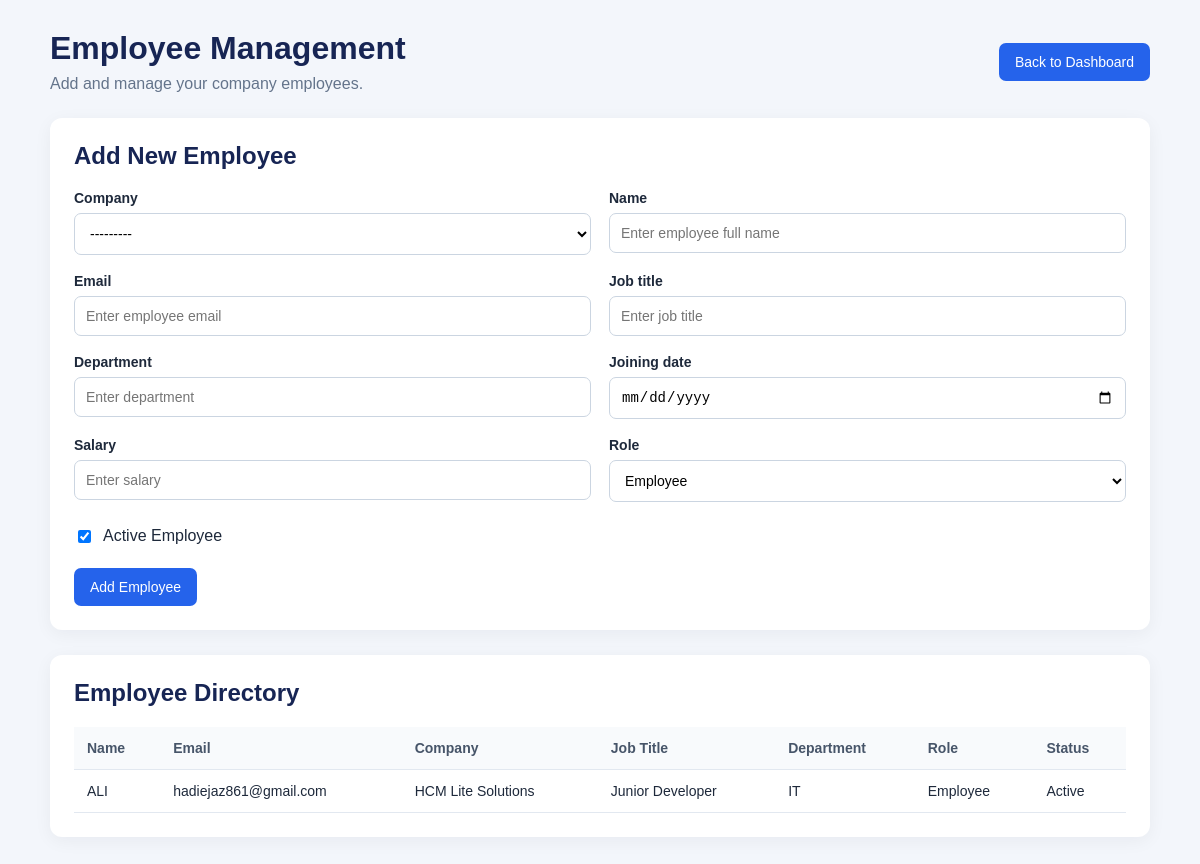
Screenshot of /employees/ (signed in) with the database file from the repository.
### core/models.py (models this page shows, shortened)
class Employee(models.Model):
    ROLE_CHOICES = [
        ("Admin", "Admin"),
        ("HR", "HR"),
        ("Employee", "Employee"),
    ]
    user = models.OneToOneField(
        User,
        on_delete=models.SET_NULL,
        null=True,
        blank=True,
    )
    company = models.ForeignKey(
        Company,
        on_delete=models.SET_NULL,
        null=True,
        blank=True,
    )
    name = models.CharField(max_length=100)
    email = models.EmailField(unique=True)
    job_title = models.CharField(max_length=100)
    department = models.CharField(max_length=50)
    joining_date = models.DateField()
    salary = models.DecimalField(max_digits=10, decimal_places=2)
    role = models.CharField(
        max_length=10,
        choices=ROLE_CHOICES,
        default="Employee",
    )
    is_active = models.BooleanField(default=True)

class Company(models.Model):
    name = models.CharField(max_length=150)
    email = models.EmailField(blank=True)
    address = models.TextField(blank=True)
    created_at = models.DateTimeField(auto_now_add=True)
    def __str__(self):
        return self.name

### core/views.py (the view)
@login_required(login_url="/login/")
def employee_list(request):
    if not request.user.is_superuser:
        messages.error(request, "Only an Admin can manage employees.")
        return redirect("dashboard")
    employees = Employee.objects.select_related(
        "company"
    ).order_by("name")
    if request.method == "POST":
        form = EmployeeForm(request.POST)
        if form.is_valid():
            form.save()
            messages.success(request, "Employee added successfully.")
            return redirect("employee_list")
    else:
        form = EmployeeForm()
    return render(
        request,
        "core/employees.html",
        {"form": form, "employees": employees},
    )

### core/templates/core/employees.html (shortened to what this page needs)
<!DOCTYPE html>
<html lang="en">
<head>
</head>
<body>
<div class="container">
    <div class="header">
        <div>
            <h1>Employee Management</h1>
            <p class="subtitle">Add and manage your company employees.</p>
        </div>
        <a href="/" class="button">Back to Dashboard</a>
    </div>
    <section class="panel">
        <h2>Add New Employee</h2>
        <form method="post">
            <div class="form-grid">
                {% for field in form %}
                    {% if field.name != "is_active" %}
                        <div class="field">
                            <label for="{{ field.id_for_label }}">
                                {{ field.label }}
                            </label>
                            {{ field }}
                        </div>
                    {% endif %}
                {% endfor %}
            </div>
            <div class="checkbox-row">
                {{ form.is_active }}
                <label for="{{ form.is_active.id_for_label }}">
                    Active Employee
                </label>
            </div>
            <div class="submit-row">
                <button type="submit" class="button">
                    Add Employee
                </button>
            </div>
        </form>
    </section>
    <section class="panel">
        <h2>Employee Directory</h2>
        <div class="table-wrap">
            <table>
                <thead>
                    <tr>
                        <th>Name</th>
                        <th>Email</th>
                        <th>Company</th>
                        <th>Job Title</th>
                        <th>Department</th>
                        <th>Role</th>
                        <th>Status</th>
                    </tr>
                </thead>
                <tbody>
                    {% for employee in employees %}
                        <tr>
                            <td>{{ employee.name }}</td>
                            <td>{{ employee.email }}</td>
                            <td>{{ employee.company|default:"Not assigned" }}</td>
                            <td>{{ employee.job_title }}</td>
                            <td>{{ employee.department }}</td>
                            <td>{{ employee.role }}</td>
                            <td>
                                {% if employee.is_active %}
                                    Active
                                {% else %}
                                    Inactive
                                {% endif %}
                            </td>
                        </tr>
                    {% empty %}
                        <tr>
                            <td colspan="7" class="empty">
                                No employees added yet.
                            </td>
                        </tr>
                    {% endfor %}
                </tbody>
            </table>
        </div>
    </section>
</div>
</body>
</html>

### core/templates/core/employees.html (style rules this page uses)
* { box-sizing: border-box; }
body { margin: 0; padding: 30px; font-family: Arial, sans-serif; background: #f3f6fb; color: #1e293b; }
.container { max-width: 1100px; margin: auto; }
.header { display: flex; justify-content: space-between; align-items: center; gap: 15px; flex-wrap: wrap; margin-bottom: 25px; }
h1 { margin: 0 0 8px; color: #172554; }
.subtitle { color: #64748b; margin: 0; }
.button { display: inline-block; padding: 11px 16px; border-radius: 7px; text-decoration: none; background: #2563eb; color: white; border: none; cursor: pointer; font-size: 14px; }
.panel { background: white; padding: 24px; margin-bottom: 25px; border-radius: 12px; box-shadow: 0 4px 18px #0f172a0d; }
.panel h2 { margin-top: 0; color: #172554; }
.form-grid { display: grid; grid-template-columns: repeat(2, minmax(0, 1fr)); gap: 18px; }
.field label { display: block; margin-bottom: 7px; font-weight: bold; font-size: 14px; }
.form-control { width: 100%; padding: 11px; border: 1px solid #cbd5e1; border-radius: 7px; background: white; font-size: 14px; }
.checkbox-row { display: flex; align-items: center; gap: 9px; margin-top: 25px; }
.submit-row { margin-top: 22px; }
.table-wrap { overflow-x: auto; }
table { width: 100%; border-collapse: collapse; min-width: 750px; }
th, td { padding: 13px; text-align: left; border-bottom: 1px solid #e2e8f0; font-size: 14px; }
th { background: #f8fafc; color: #475569; }

### rows the page displays
Employee: name "ALI", email "hadiejaz861@gmail.com", company "HCM Lite Solutions", job_title "Junior Developer", department "IT", role "Employee", is_active "Active"

### other values shown
{{ field.label }} "Company" "Name" "Email" "Job title" "Department" "Joining date" "Salary" "Role"
